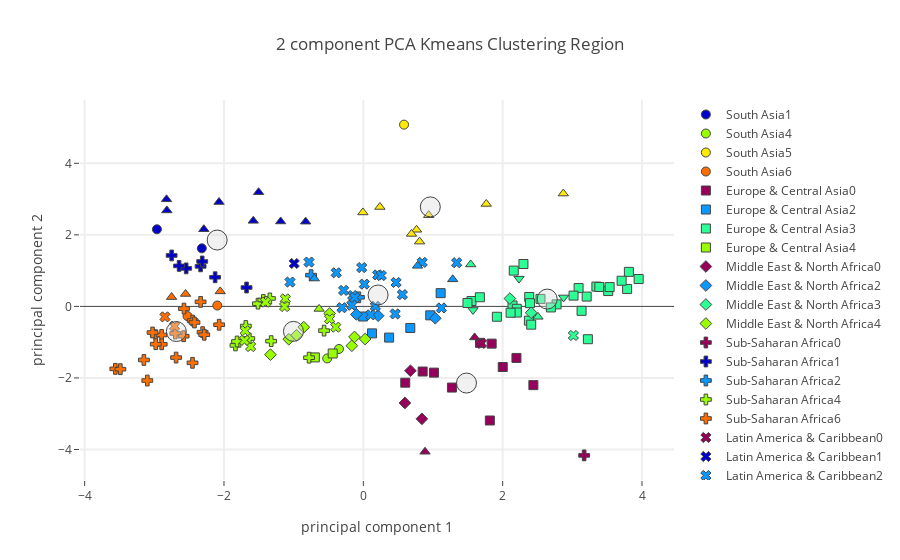

Notebook cell for this chart:
### Code cell
# Plot using plotly on Region level.

plot_plotly(protein_group_merged_df,"Region",region_centers,7,"Protein Foods",'')

### Figure 1 — Plotly figure (JSON) as saved in the notebook; plotly's stock layout.template omitted (floating-point values rounded to 4 significant figures)
{"data": [{"marker": {"color": "rgb(150,0,90)", "line": {"width": 1}, "size": 9, "symbol": 0}, "mode": "markers", "name": "South Asia0", "text": [], "type": "scatter", "uid": "f021a03c-1bf3-4927-82b1-c29add7b31ca", "x": [], "y": []}, {"marker": {"color": "rgb(0,0,200)", "line": {"width": 1}, "size": 9, "symbol": 0}, "mode": "markers", "name": "South Asia1", "text": ["Bangladesh", "Sri Lanka"], "type": "scatter", "uid": "b78042fb-62bb-41fd-bc7f-7c3b358bf135", "x": [-2.963, -2.318], "y": [2.156, 1.623]}, {"marker": {"color": "rgb(10,152,255)", "line": {"width": 1}, "size": 9, "symbol": 0}, "mode": "markers", "name": "South Asia2", "text": [], "type": "scatter", "uid": "5c4f1d82-6726-4759-9c57-b19a0bc172fa", "x": [], "y": []}, {"marker": {"color": "rgb(44,255,150)", "line": {"width": 1}, "size": 9, "symbol": 0}, "mode": "markers", "name": "South Asia3", "text": [], "type": "scatter", "uid": "43355adf-0760-4ba2-be5e-cebf962b8e7c", "x": [], "y": []}, {"marker": {"color": "rgb(151,255,0)", "line": {"width": 1}, "size": 9, "symbol": 0}, "mode": "markers", "name": "South Asia4", "text": ["Afghanistan", "Pakistan"], "type": "scatter", "uid": "c657b93f-9293-4fd0-990a-891892fe7f2f", "x": [-0.5187, -0.3491], "y": [-1.455, -1.19]}, {"marker": {"color": "rgb(255,234,0)", "line": {"width": 1}, "size": 9, "symbol": 0}, "mode": "markers", "name": "South Asia5", "text": ["Maldives"], "type": "scatter", "uid": "82145021-0594-420c-b627-3e0de25110d7", "x": [0.5844], "y": [5.082]}, {"marker": {"color": "rgb(255,111,0)", "line": {"width": 1}, "size": 9, "symbol": 0}, "mode": "markers", "name": "South Asia6", "text": ["India", "Nepal"], "type": "scatter", "uid": "2326eff0-89f3-4f80-ba52-d38ef4445b27", "x": [-2.096, -2.523], "y": [0.02439, -0.2714]}, {"marker": {"color": "rgb(150,0,90)", "line": {"width": 1}, "size": 9, "symbol": 1}, "mode": "markers", "name": "Europe & Central Asia0", "text": ["Albania", "Armenia", "Azerbaijan", "Greece", "Kazakhstan", "Kyrgyzstan", "Romania", "Turkey", "Turkmenistan", "Uzbekistan"], "type": "scatter", "uid": "5151b3b9-899b-4da7-b747-00cde107b3e7", "x": [2.441, 1.674, 1.272, 2.198, 2.001, 0.6016, 1.842, 0.8515, 1.816, 1.014], "y": [-2.2, -1.018, -2.269, -1.441, -1.694, -2.133, -1.041, -1.821, -3.189, -1.852]}, {"marker": {"color": "rgb(0,0,200)", "line": {"width": 1}, "size": 9, "symbol": 1}, "mode": "markers", "name": "Europe & Central Asia1", "text": [], "type": "scatter", "uid": "9ed85cb5-5e0b-4910-9f3a-ea24bf97c25a", "x": [], "y": []}, {"marker": {"color": "rgb(10,152,255)", "line": {"width": 1}, "size": 9, "symbol": 1}, "mode": "markers", "name": "Europe & Central Asia2", "text": ["Bulgaria", "Cyprus", "Georgia", "Republic of Moldova", "Serbia", "North Macedonia"], "type": "scatter", "uid": "66a643fe-f671-4638-b57f-3dc085b0deba", "x": [0.9604, 1.11, 0.3701, -0.005578, 0.6741, 0.1249], "y": [-0.2496, 0.3705, -0.8717, -0.2823, -0.6027, -0.7541]}, {"marker": {"color": "rgb(44,255,150)", "line": {"width": 1}, "size": 9, "symbol": 1}, "mode": "markers", "name": "Europe & Central Asia3", "text": ["Austria", "Belarus", "Belgium", "Croatia", "Czechia", "Denmark", "Estonia", "Finland", "France", "Germany", "Hungary", "Iceland", "Ireland", "Italy", "Latvia", "Lithuania", "Luxembourg", "Montenegro", "Netherlands", "Norway", "Poland", "Portugal", "Russian Federation", "Slovakia", "Slovenia", "Spain", "Sweden", "Switzerland", "Ukraine", "United Kingdom"], "type": "scatter", "uid": "a34b8f7a-27e4-4d7d-89e2-e36c7daa88b6", "x": [3.345, 3.952, 2.141, 1.553, 2.381, 3.387, 3.223, 3.786, 2.774, 3.09, 1.673, 3.017, 2.377, 2.392, 3.133, 3.812, 3.206, 2.41, 3.515, 2.543, 3.707, 2.159, 2.692, 1.495, 1.917, 2.298, 3.536, 2.203, 2.203, 2.114], "y": [0.554, 0.7652, 0.027, 0.1516, 0.2632, 0.5441, -0.9178, 0.4882, 0.05658, 0.5125, 0.2556, 0.3014, -0.3982, 0.09001, -0.1242, 0.9653, 0.2745, -0.5105, 0.4291, 0.2094, 0.7168, 1.001, -0.02923, 0.09486, -0.2896, 1.185, 0.5399, -0.0672, -0.1715, -0.1765]}, {"marker": {"color": "rgb(151,255,0)", "line": {"width": 1}, "size": 9, "symbol": 1}, "mode": "markers", "name": "Europe & Central Asia4", "text": ["Bosnia and Herzegovina", "Tajikistan"], "type": "scatter", "uid": "af5e7312-764b-4905-b62e-2a7a4dfbbb6e", "x": [-0.4398, -0.6961], "y": [-1.316, -1.426]}, {"marker": {"color": "rgb(255,234,0)", "line": {"width": 1}, "size": 9, "symbol": 1}, "mode": "markers", "name": "Europe & Central Asia5", "text": [], "type": "scatter", "uid": "879feed2-a627-4323-bb1b-d9504ff9a882", "x": [], "y": []}, {"marker": {"color": "rgb(255,111,0)", "line": {"width": 1}, "size": 9, "symbol": 1}, "mode": "markers", "name": "Europe & Central Asia6", "text": [], "type": "scatter", "uid": "ba534900-8905-43ca-b8a0-0b062ed71cdc", "x": [], "y": []}, {"marker": {"color": "rgb(150,0,90)", "line": {"width": 1}, "size": 9, "symbol": 2}, "mode": "markers", "name": "Middle East & North Africa0", "text": ["Algeria", "Morocco", "Tunisia"], "type": "scatter", "uid": "46ffffd9-c86a-4c99-ac31-03698899a25b", "x": [0.5966, 0.8407, 0.6763], "y": [-2.699, -3.143, -1.799]}, {"marker": {"color": "rgb(0,0,200)", "line": {"width": 1}, "size": 9, "symbol": 2}, "mode": "markers", "name": "Middle East & North Africa1", "text": [], "type": "scatter", "uid": "27a4b3ad-7048-4b16-ba28-f0919517505b", "x": [], "y": []}, {"marker": {"color": "rgb(10,152,255)", "line": {"width": 1}, "size": 9, "symbol": 2}, "mode": "markers", "name": "Middle East & North Africa2", "text": ["Kuwait", "Oman", "Saudi Arabia"], "type": "scatter", "uid": "b8a62a4a-34a2-4527-be7c-5d04a52fe617", "x": [1.033, 0.2132, -0.1002], "y": [-0.3314, -0.2613, -0.2242]}, {"marker": {"color": "rgb(44,255,150)", "line": {"width": 1}, "size": 9, "symbol": 2}, "mode": "markers", "name": "Middle East & North Africa3", "text": ["Israel", "Malta"], "type": "scatter", "uid": "13aa8273-6f9c-44a8-9d6e-3dda43269adc", "x": [2.409, 2.104], "y": [-0.1767, 0.2191]}, {"marker": {"color": "rgb(151,255,0)", "line": {"width": 1}, "size": 9, "symbol": 2}, "mode": "markers", "name": "Middle East & North Africa4", "text": ["Djibouti", "Egypt", "Iran (Islamic Republic of)", "Iraq", "Jordan", "Lebanon", "United Arab Emirates", "Yemen"], "type": "scatter", "uid": "7e7f83c6-f0f7-49e6-b72f-22504849fed6", "x": [-1.333, -0.9592, -0.1651, -0.4844, 0.0263, -0.1268, -0.8549, -1.07], "y": [-1.349, -0.8056, -1.099, -0.1994, -0.9124, -0.8537, -0.5811, -0.9182]}, {"marker": {"color": "rgb(255,234,0)", "line": {"width": 1}, "size": 9, "symbol": 2}, "mode": "markers", "name": "Middle East & North Africa5", "text": [], "type": "scatter", "uid": "57f00e63-667a-41a2-8b71-cb76067795ee", "x": [], "y": []}, {"marker": {"color": "rgb(255,111,0)", "line": {"width": 1}, "size": 9, "symbol": 2}, "mode": "markers", "name": "Middle East & North Africa6", "text": [], "type": "scatter", "uid": "1879837e-77b4-4f10-9e3b-321742fe9e50", "x": [], "y": []}, {"marker": {"color": "rgb(150,0,90)", "line": {"width": 1}, "size": 9, "symbol": 3}, "mode": "markers", "name": "Sub-Saharan Africa0", "text": ["Sudan"], "type": "scatter", "uid": "fe78e3c2-8da3-4015-a2b7-81262ec8f759", "x": [3.17], "y": [-4.165]}, {"marker": {"color": "rgb(0,0,200)", "line": {"width": 1}, "size": 9, "symbol": 3}, "mode": "markers", "name": "Sub-Saharan Africa1", "text": ["Gambia", "Guinea", "Guinea-Bissau", "Liberia", "Madagascar", "Senegal", "Sierra Leone"], "type": "scatter", "uid": "79ffed3f-03fd-46f8-ae46-2a628f5260ed", "x": [-1.676, -2.543, -2.336, -2.313, -2.645, -2.127, -2.752], "y": [0.5279, 1.063, 1.119, 1.255, 1.132, 0.8148, 1.424]}, {"marker": {"color": "rgb(10,152,255)", "line": {"width": 1}, "size": 9, "symbol": 3}, "mode": "markers", "name": "Sub-Saharan Africa2", "text": ["Gabon", "Mauritius"], "type": "scatter", "uid": "d38cf27b-0bb4-4e65-a16e-1fc6672fc8d9", "x": [-0.7501, -0.06329], "y": [0.8739, 0.2543]}, {"marker": {"color": "rgb(44,255,150)", "line": {"width": 1}, "size": 9, "symbol": 3}, "mode": "markers", "name": "Sub-Saharan Africa3", "text": [], "type": "scatter", "uid": "9a6e3701-16e6-4d8b-a2ee-03b973896237", "x": [], "y": []}, {"marker": {"color": "rgb(151,255,0)", "line": {"width": 1}, "size": 9, "symbol": 3}, "mode": "markers", "name": "Sub-Saharan Africa4", "text": ["Angola", "Botswana", "Cabo Verde", "Central African Republic", "Congo (note no data in Food suppley tables for DRC)", "Mauritania", "Namibia", "Sao Tome and Principe", "South Africa", "Eswatini"], "type": "scatter", "uid": "71487136-84cc-4abc-805d-43ac141436a8", "x": [-1.687, -1.323, -1.512, -1.835, -1.436, -0.779, -1.637, -1.341, -0.5635, -1.813], "y": [-0.5484, -0.9707, 0.0766, -1.09, 0.1791, -1.433, -0.8966, 0.2232, -0.6771, -0.9804]}, {"marker": {"color": "rgb(255,234,0)", "line": {"width": 1}, "size": 9, "symbol": 3}, "mode": "markers", "name": "Sub-Saharan Africa5", "text": [], "type": "scatter", "uid": "6f3fe6e0-db52-4b34-ba3d-bf79b8db0b53", "x": [], "y": []}, {"marker": {"color": "rgb(255,111,0)", "line": {"width": 1}, "size": 9, "symbol": 3}, "mode": "markers", "name": "Sub-Saharan Africa6", "text": ["Benin", "Burkina Faso", "Cameroon", "Chad", "CÃƒÂ´te d'Ivoire", "Ethiopia", "Ghana", "Kenya", "Lesotho", "Malawi", "Mali", "Mozambique", "Niger", "Nigeria", "Rwanda", "Togo", "Uganda", "United Republic of Tanzania", "Zambia", "Zimbabwe"], "type": "scatter", "uid": "65de2d7a-6434-4f96-be0f-2d1cb3b3de59", "x": [-2.574, -2.699, -2.979, -2.069, -2.336, -2.688, -2.45, -2.452, -3.101, -3.56, -2.307, -2.895, -3.15, -2.424, -3.487, -3.025, -2.894, -2.979, -2.579, -2.284], "y": [-0.06102, -0.7571, -0.8051, -0.5123, 0.1268, -1.43, -0.3964, -1.577, -2.072, -1.746, -0.72, -0.7983, -1.497, -0.4495, -1.755, -0.7302, -1.059, -1.056, -0.8321, -0.7922]}, {"marker": {"color": "rgb(150,0,90)", "line": {"width": 1}, "size": 9, "symbol": 4}, "mode": "markers", "name": "Latin America & Caribbean0", "text": ["Uruguay"], "type": "scatter", "uid": "5b23476e-4dac-49b7-b35c-b6e7611bad5a", "x": [1.695], "y": [-1.035]}, {"marker": {"color": "rgb(0,0,200)", "line": {"width": 1}, "size": 9, "symbol": 4}, "mode": "markers", "name": "Latin America & Caribbean1", "text": ["Guyana"], "type": "scatter", "uid": "909ab116-3fc5-4410-9108-a2864709cb53", "x": [-0.992], "y": [1.2]}, {"marker": {"color": "rgb(10,152,255)", "line": {"width": 1}, "size": 9, "symbol": 4}, "mode": "markers", "name": "Latin America & Caribbean2", "text": ["Antigua and Barbuda", "Bahamas", "Barbados", "Brazil", "Chile", "Colombia", "Costa Rica", "Dominica", "Dominican Republic", "Ecuador", "Grenada", "Jamaica", "Panama", "Paraguay", "Saint Kitts and Nevis", "Saint Lucia", "Saint Vincent and the Grenadines", "Suriname", "Trinidad and Tobago", "Venezuela (Bolivarian Republic of)"], "type": "scatter", "uid": "cb06d93a-a342-4edd-bbe8-09e16ce4af53", "x": [0.8453, 1.34, 0.5605, 0.4567, 1.12, -0.3074, -0.1526, 0.1727, -1.052, 0.01381, 0.2056, -0.2827, -0.3891, 0.1062, -0.02307, 0.4704, 0.258, -0.7798, -0.1237, -0.165], "y": [1.231, 1.221, 0.3292, -0.2102, -0.04205, -0.03675, 0.3033, 0.002044, 0.6811, 0.6222, 0.8799, 0.4469, 0.9398, -0.2359, 1.085, 0.6694, 0.8627, 1.24, 0.245, 0.03305]}, {"marker": {"color": "rgb(44,255,150)", "line": {"width": 1}, "size": 9, "symbol": 4}, "mode": "markers", "name": "Latin America & Caribbean3", "text": ["Argentina"], "type": "scatter", "uid": "e71a9109-d65e-42d4-b6ca-a325bd76f0a3", "x": [3.015], "y": [-0.8129]}, {"marker": {"color": "rgb(151,255,0)", "line": {"width": 1}, "size": 9, "symbol": 4}, "mode": "markers", "name": "Latin America & Caribbean4", "text": ["Belize", "Bolivia (Plurinational State of)", "Cuba", "El Salvador", "Guatemala", "Honduras", "Mexico", "Peru"], "type": "scatter", "uid": "a504fda3-3b84-4808-9380-72a68dd1985f", "x": [-1.12, -0.4843, -1.402, -1.617, -1.706, -1.696, -0.3953, -1.13], "y": [0.2099, -0.3477, 0.118, -1.122, -0.949, -0.6803, -0.5807, -0.003202]}, {"marker": {"color": "rgb(255,234,0)", "line": {"width": 1}, "size": 9, "symbol": 4}, "mode": "markers", "name": "Latin America & Caribbean5", "text": [], "type": "scatter", "uid": "2adf9048-e919-4191-acaa-d774a6c61fe3", "x": [], "y": []}, {"marker": {"color": "rgb(255,111,0)", "line": {"width": 1}, "size": 9, "symbol": 4}, "mode": "markers", "name": "Latin America & Caribbean6", "text": ["Haiti", "Nicaragua"], "type": "scatter", "uid": "3ce4a2d8-a9b6-482d-8ea8-f681c7025aa4", "x": [-2.847, -2.709], "y": [-0.2932, -0.5538]}, {"marker": {"color": "rgb(150,0,90)", "line": {"width": 1}, "size": 9, "symbol": 5}, "mode": "markers", "name": "East Asia & Pacific0", "text": ["Mongolia", "New Zealand"], "type": "scatter", "uid": "8d80a630-b73b-4b64-82d5-26d8ff2e9c18", "x": [0.8852, 1.598], "y": [-4.063, -0.8674]}, {"marker": {"color": "rgb(0,0,200)", "line": {"width": 1}, "size": 9, "symbol": 5}, "mode": "markers", "name": "East Asia & Pacific1", "text": ["Cambodia", "Indonesia", "Kiribati", "Lao People's Democratic Republic", "Myanmar", "Philippines", "Thailand", "Viet Nam"], "type": "scatter", "uid": "288c2ba0-4b57-4bbd-a8d7-55f95659b1e8", "x": [-2.825, -2.289, -0.8278, -2.82, -2.071, -1.58, -1.186, -1.503], "y": [2.993, 2.157, 2.369, 2.683, 2.918, 2.392, 2.374, 3.192]}, {"marker": {"color": "rgb(10,152,255)", "line": {"width": 1}, "size": 9, "symbol": 5}, "mode": "markers", "name": "East Asia & Pacific2", "text": ["New Caledonia", "Samoa", "Vanuatu"], "type": "scatter", "uid": "24c1ed0a-017e-4826-9f39-0b20eee8b226", "x": [1.283, 0.778, -0.7034], "y": [0.7575, 1.134, 0.7783]}, {"marker": {"color": "rgb(44,255,150)", "line": {"width": 1}, "size": 9, "symbol": 5}, "mode": "markers", "name": "East Asia & Pacific3", "text": ["Australia", "French Polynesia"], "type": "scatter", "uid": "c68e58cd-8bb4-4cb9-945c-88ecb8ee4eb4", "x": [2.506, 1.541], "y": [-0.2917, 1.173]}, {"marker": {"color": "rgb(151,255,0)", "line": {"width": 1}, "size": 9, "symbol": 5}, "mode": "markers", "name": "East Asia & Pacific4", "text": ["Fiji"], "type": "scatter", "uid": "51617131-aeda-48b6-8e1f-ed23a9ebda01", "x": [-0.6347], "y": [-0.07026]}, {"marker": {"color": "rgb(255,234,0)", "line": {"width": 1}, "size": 9, "symbol": 5}, "mode": "markers", "name": "East Asia & Pacific5", "text": ["Brunei Darussalam", "China, Hong Kong SAR", "China, Macao SAR", "China, mainland", "China, Taiwan Province of", "Japan", "Malaysia", "Republic of Korea"], "type": "scatter", "uid": "efeba102-dd69-4d0b-92e9-d7086c06d296", "x": [0.7641, 2.87, 1.765, 0.8072, 0.6916, 0.9381, -0.006129, 0.2378], "y": [2.142, 3.155, 2.865, 1.811, 2.027, 2.551, 2.627, 2.779]}, {"marker": {"color": "rgb(255,111,0)", "line": {"width": 1}, "size": 9, "symbol": 5}, "mode": "markers", "name": "East Asia & Pacific6", "text": ["Democratic People's Republic of Korea", "Solomon Islands", "Timor-Leste"], "type": "scatter", "uid": "8b5181a0-1c50-4954-b53e-3e82a004cd4a", "x": [-2.551, -2.054, -2.752], "y": [0.3475, 0.4198, 0.2607]}, {"marker": {"color": "rgb(150,0,90)", "line": {"width": 1}, "size": 9, "symbol": 6}, "mode": "markers", "name": "North America0", "text": [], "type": "scatter", "uid": "9a5ae162-23ad-4cf9-b68b-390e21b6d9d6", "x": [], "y": []}, {"marker": {"color": "rgb(0,0,200)", "line": {"width": 1}, "size": 9, "symbol": 6}, "mode": "markers", "name": "North America1", "text": [], "type": "scatter", "uid": "a073d8b6-02ec-485f-9aef-f29c1349476e", "x": [], "y": []}, {"marker": {"color": "rgb(10,152,255)", "line": {"width": 1}, "size": 9, "symbol": 6}, "mode": "markers", "name": "North America2", "text": [], "type": "scatter", "uid": "1503f402-3343-409d-8874-83b89cc4e30a", "x": [], "y": []}, {"marker": {"color": "rgb(44,255,150)", "line": {"width": 1}, "size": 9, "symbol": 6}, "mode": "markers", "name": "North America3", "text": ["Bermuda", "Canada", "United States of America"], "type": "scatter", "uid": "f0e66ddb-0f48-46a1-b96a-31915b3a8fee", "x": [2.234, 1.574, 2.875], "y": [0.7769, -0.1001, 0.2513]}, {"marker": {"color": "rgb(151,255,0)", "line": {"width": 1}, "size": 9, "symbol": 6}, "mode": "markers", "name": "North America4", "text": [], "type": "scatter", "uid": "8e910618-ea38-4af3-945c-16b1433468f0", "x": [], "y": []}, {"marker": {"color": "rgb(255,234,0)", "line": {"width": 1}, "size": 9, "symbol": 6}, "mode": "markers", "name": "North America5", "text": [], "type": "scatter", "uid": "f6c6fd9f-2157-4795-a3dc-e19ae70011c4", "x": [], "y": []}, {"marker": {"color": "rgb(255,111,0)", "line": {"width": 1}, "size": 9, "symbol": 6}, "mode": "markers", "name": "North America6", "text": [], "type": "scatter", "uid": "5aa53194-a3d4-47f5-aa61-3557dc57e308", "x": [], "y": []}, {"marker": {"color": "rgba(220, 220, 220, .4)", "line": {"width": 1}, "size": 20}, "mode": "markers", "name": "Center", "type": "scatter", "uid": "3dcdb9ab-fec0-4b4a-adb6-d15c24dfe28c", "x": [1.481, -2.098, 0.2117, 2.639, -1.003, 0.9613, -2.684], "y": [-2.143, 1.855, 0.3194, 0.2047, -0.6984, 2.782, -0.7032]}], "layout": {"hovermode": "closest", "showlegend": true, "title": {"text": "2 component PCA Kmeans Clustering Region"}, "xaxis": {"gridwidth": 2, "ticklen": 5, "title": {"text": "principal component 1"}, "zeroline": false}, "yaxis": {"gridwidth": 2, "ticklen": 5, "title": {"text": "principal component 2"}}}}
